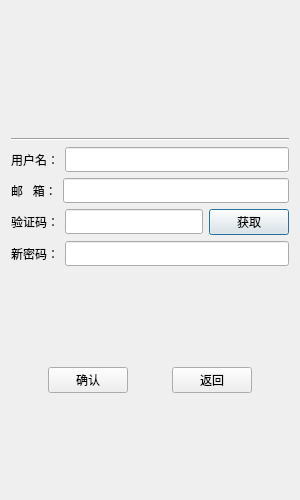
<?xml version="1.0" encoding="UTF-8"?>
<ui version="4.0">
 <class>ResetDialog</class>
 <widget class="QDialog" name="ResetDialog">
  <property name="geometry">
   <rect>
    <x>0</x>
    <y>0</y>
    <width>300</width>
    <height>500</height>
   </rect>
  </property>
  <property name="minimumSize">
   <size>
    <width>300</width>
    <height>500</height>
   </size>
  </property>
  <property name="maximumSize">
   <size>
    <width>300</width>
    <height>500</height>
   </size>
  </property>
  <property name="windowTitle">
   <string>Dialog</string>
  </property>
  <layout class="QVBoxLayout" name="verticalLayout_2">
   <item>
    <spacer name="verticalSpacer_3">
     <property name="orientation">
      <enum>Qt::Orientation::Vertical</enum>
     </property>
     <property name="sizeHint" stdset="0">
      <size>
       <width>20</width>
       <height>85</height>
      </size>
     </property>
    </spacer>
   </item>
   <item>
    <widget class="QLabel" name="resetErrTip">
     <property name="minimumSize">
      <size>
       <width>0</width>
       <height>25</height>
      </size>
     </property>
     <property name="text">
      <string/>
     </property>
     <property name="alignment">
      <set>Qt::AlignmentFlag::AlignCenter</set>
     </property>
    </widget>
   </item>
   <item>
    <widget class="Line" name="line">
     <property name="orientation">
      <enum>Qt::Orientation::Horizontal</enum>
     </property>
    </widget>
   </item>
   <item>
    <layout class="QVBoxLayout" name="verticalLayout">
     <item>
      <layout class="QHBoxLayout" name="horizontalLayout_3">
       <item>
        <widget class="QLabel" name="label_3">
         <property name="minimumSize">
          <size>
           <width>0</width>
           <height>25</height>
          </size>
         </property>
         <property name="text">
          <string>用户名：</string>
         </property>
        </widget>
       </item>
       <item>
        <widget class="QLineEdit" name="name">
         <property name="minimumSize">
          <size>
           <width>0</width>
           <height>25</height>
          </size>
         </property>
        </widget>
       </item>
      </layout>
     </item>
     <item>
      <layout class="QHBoxLayout" name="horizontalLayout">
       <item>
        <widget class="QLabel" name="label">
         <property name="minimumSize">
          <size>
           <width>0</width>
           <height>25</height>
          </size>
         </property>
         <property name="text">
          <string>邮   箱：</string>
         </property>
        </widget>
       </item>
       <item>
        <widget class="QLineEdit" name="email">
         <property name="minimumSize">
          <size>
           <width>0</width>
           <height>25</height>
          </size>
         </property>
        </widget>
       </item>
      </layout>
     </item>
     <item>
      <layout class="QHBoxLayout" name="horizontalLayout_2">
       <item>
        <widget class="QLabel" name="label_2">
         <property name="minimumSize">
          <size>
           <width>0</width>
           <height>25</height>
          </size>
         </property>
         <property name="text">
          <string>验证码：</string>
         </property>
        </widget>
       </item>
       <item>
        <widget class="QLineEdit" name="verifyCode">
         <property name="minimumSize">
          <size>
           <width>0</width>
           <height>25</height>
          </size>
         </property>
        </widget>
       </item>
       <item>
        <widget class="CountdownButton" name="getCode">
         <property name="minimumSize">
          <size>
           <width>0</width>
           <height>25</height>
          </size>
         </property>
         <property name="text">
          <string>获取</string>
         </property>
        </widget>
       </item>
      </layout>
     </item>
     <item>
      <layout class="QHBoxLayout" name="horizontalLayout_4">
       <item>
        <widget class="QLabel" name="label_4">
         <property name="minimumSize">
          <size>
           <width>0</width>
           <height>25</height>
          </size>
         </property>
         <property name="text">
          <string>新密码：</string>
         </property>
        </widget>
       </item>
       <item>
        <widget class="QLineEdit" name="newPassword">
         <property name="minimumSize">
          <size>
           <width>0</width>
           <height>25</height>
          </size>
         </property>
        </widget>
       </item>
      </layout>
     </item>
    </layout>
   </item>
   <item>
    <spacer name="verticalSpacer_2">
     <property name="orientation">
      <enum>Qt::Orientation::Vertical</enum>
     </property>
     <property name="sizeHint" stdset="0">
      <size>
       <width>20</width>
       <height>84</height>
      </size>
     </property>
    </spacer>
   </item>
   <item>
    <layout class="QHBoxLayout" name="horizontalLayout_5">
     <item>
      <spacer name="horizontalSpacer_2">
       <property name="orientation">
        <enum>Qt::Orientation::Horizontal</enum>
       </property>
       <property name="sizeHint" stdset="0">
        <size>
         <width>40</width>
         <height>20</height>
        </size>
       </property>
      </spacer>
     </item>
     <item>
      <widget class="QPushButton" name="sureBtn">
       <property name="minimumSize">
        <size>
         <width>0</width>
         <height>25</height>
        </size>
       </property>
       <property name="text">
        <string>确认</string>
       </property>
      </widget>
     </item>
     <item>
      <spacer name="horizontalSpacer">
       <property name="orientation">
        <enum>Qt::Orientation::Horizontal</enum>
       </property>
       <property name="sizeHint" stdset="0">
        <size>
         <width>40</width>
         <height>20</height>
        </size>
       </property>
      </spacer>
     </item>
     <item>
      <widget class="QPushButton" name="backBtn">
       <property name="minimumSize">
        <size>
         <width>0</width>
         <height>25</height>
        </size>
       </property>
       <property name="text">
        <string>返回</string>
       </property>
      </widget>
     </item>
     <item>
      <spacer name="horizontalSpacer_3">
       <property name="orientation">
        <enum>Qt::Orientation::Horizontal</enum>
       </property>
       <property name="sizeHint" stdset="0">
        <size>
         <width>40</width>
         <height>20</height>
        </size>
       </property>
      </spacer>
     </item>
    </layout>
   </item>
   <item>
    <spacer name="verticalSpacer">
     <property name="orientation">
      <enum>Qt::Orientation::Vertical</enum>
     </property>
     <property name="sizeHint" stdset="0">
      <size>
       <width>20</width>
       <height>85</height>
      </size>
     </property>
    </spacer>
   </item>
  </layout>
 </widget>
 <customwidgets>
  <customwidget>
   <class>CountdownButton</class>
   <extends>QPushButton</extends>
   <header>countdownbutton.h</header>
  </customwidget>
 </customwidgets>
 <resources/>
 <connections/>
</ui>
